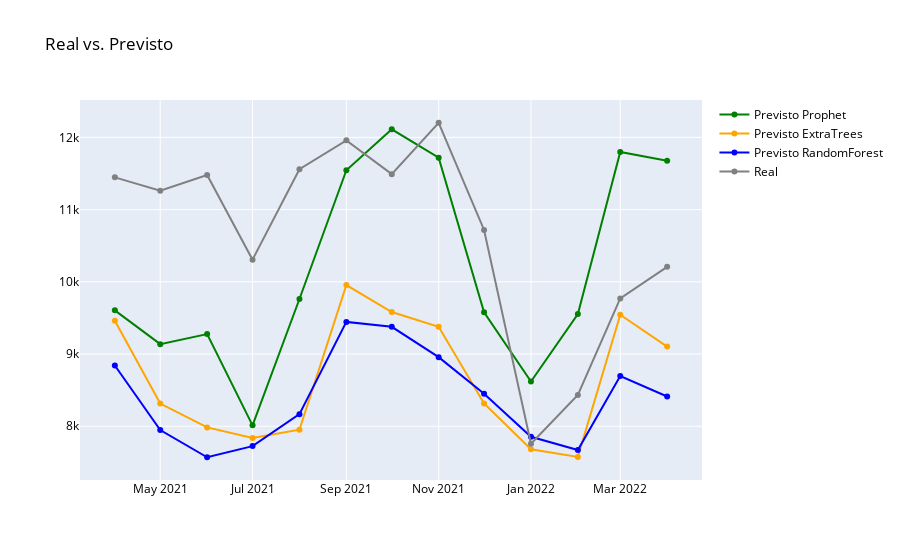

Notebook code cell kept with this figure:
### Markdown cell above
# Plot dos Três Métodos

### Code cell
fig = go.Figure(data=[
    go.Scatter(name='Previsto Prophet',x=forecast['ds'], y=forecast['yhat'], marker={'color': 'green'}),
    go.Scatter(name='Previsto ExtraTrees', x=df_r_teste['data'], y=pred_teste_et, marker={'color': 'orange'}),
    go.Scatter(name='Previsto RandomForest', x=df_r_teste['data'], y=pred_teste_rf, marker={'color': 'blue'}),
    go.Scatter(name='Real', x=df_r_teste['data'], y=y_r_teste, marker={'color': 'gray'})
    ])
fig.update_layout(font=dict(color='black'), title_text='Real vs. Previsto')
fig.show()

### Figure 1 — Plotly figure (JSON) as saved in the notebook; plotly's stock layout.template omitted (floating-point values rounded to 4 significant figures)
{"data": [{"marker": {"color": "green"}, "name": "Previsto Prophet", "type": "scatter", "x": ["2021-04-01T00:00:00", "2021-05-01T00:00:00", "2021-06-01T00:00:00", "2021-07-01T00:00:00", "2021-08-01T00:00:00", "2021-09-01T00:00:00", "2021-10-01T00:00:00", "2021-11-01T00:00:00", "2021-12-01T00:00:00", "2022-01-01T00:00:00", "2022-02-01T00:00:00", "2022-03-01T00:00:00", "2022-04-01T00:00:00"], "y": [9605.0, 9137.0, 9276.0, 8012.0, 9762.0, 11540.0, 12110.0, 11720.0, 9578.0, 8619.0, 9553.0, 11800.0, 11680.0]}, {"marker": {"color": "orange"}, "name": "Previsto ExtraTrees", "type": "scatter", "x": ["2021-04-01", "2021-05-01", "2021-06-01", "2021-07-01", "2021-08-01", "2021-09-01", "2021-10-01", "2021-11-01", "2021-12-01", "2022-01-01", "2022-02-01", "2022-03-01", "2022-04-01"], "y": [9459.0, 8315.0, 7984.0, 7838.0, 7952.0, 9955.0, 9582.0, 9377.0, 8315.0, 7682.0, 7575.0, 9544.0, 9103.0]}, {"marker": {"color": "blue"}, "name": "Previsto RandomForest", "type": "scatter", "x": ["2021-04-01", "2021-05-01", "2021-06-01", "2021-07-01", "2021-08-01", "2021-09-01", "2021-10-01", "2021-11-01", "2021-12-01", "2022-01-01", "2022-02-01", "2022-03-01", "2022-04-01"], "y": [8841.0, 7946.0, 7571.0, 7725, 8167.0, 9445.0, 9377.0, 8957.0, 8451.0, 7854.0, 7670.0, 8694.0, 8412.0]}, {"marker": {"color": "gray"}, "name": "Real", "type": "scatter", "x": ["2021-04-01", "2021-05-01", "2021-06-01", "2021-07-01", "2021-08-01", "2021-09-01", "2021-10-01", "2021-11-01", "2021-12-01", "2022-01-01", "2022-02-01", "2022-03-01", "2022-04-01"], "y": [11447, 11263, 11480, 10307, 11559, 11959, 11491, 12203, 10718, 7757, 8433, 9770, 10208]}], "layout": {"font": {"color": "black"}, "title": {"text": "Real vs. Previsto"}}}
